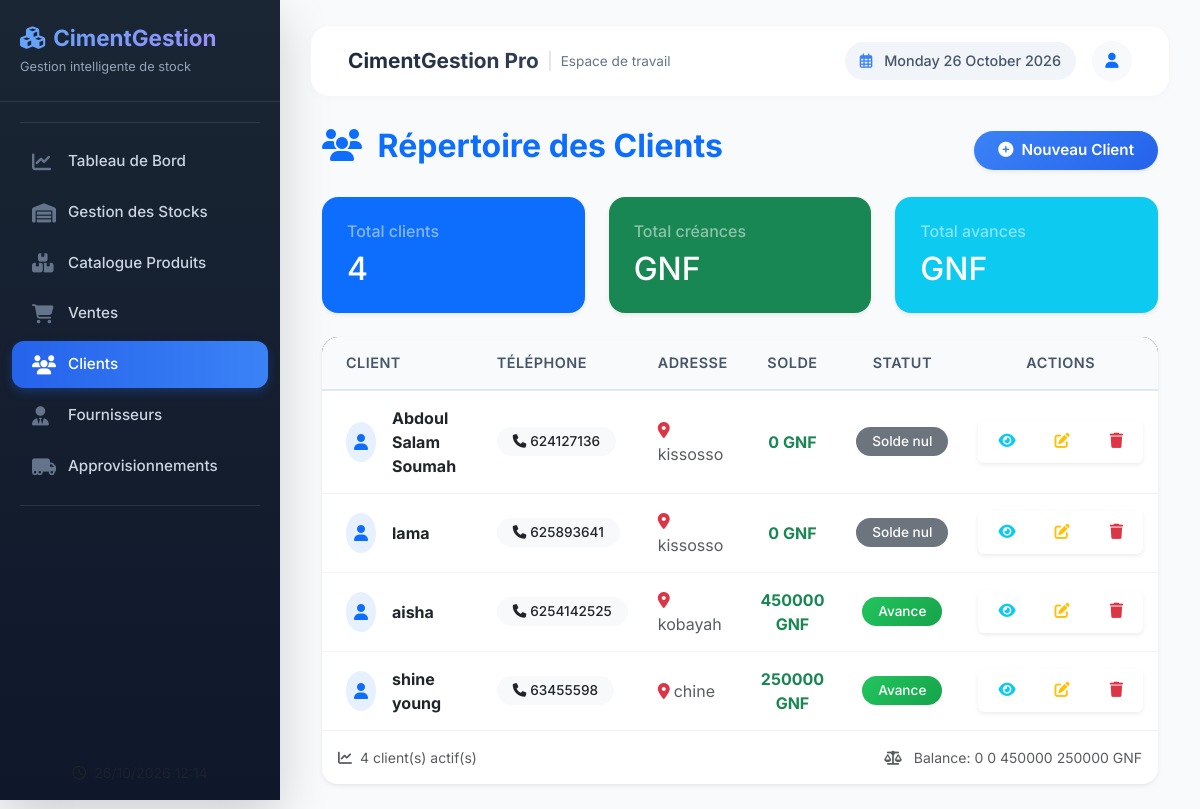
/boutique/clients/, run on the app's committed database.
### boutique/models.py (models this page shows, shortened)
class Client(models.Model):
    nom = models.CharField(max_length=100)
    telephone = models.CharField(max_length=20, blank=True)
    adresse = models.TextField(blank=True)
    solde = models.BigIntegerField(default=0)
    date_creation = models.DateTimeField(auto_now_add=True)
    @property
    def solde_positif(self):
        return abs(self.solde)

### boutique/views.py (the view, shortened to what this page needs)
# urls.py: path('clients/', views.liste_clients, name='liste_clients'),
def liste_clients(request):
    clients = Client.objects.all().order_by('-date_creation')
    return render(request, 'boutique/clients.html', {'clients': clients})

### boutique/templates/boutique/clients.html (shortened to what this page needs)
{% extends 'boutique/base.html' %}
{% block content %}
<div class="container mt-4">
    <div class="d-flex justify-content-between align-items-center mb-4">
        <h2 class="fw-bold text-primary">
            <i class="fas fa-users me-2"></i> Répertoire des Clients
        </h2>
        <button type="button" class="btn btn-primary shadow-sm rounded-pill px-4 py-2" data-bs-toggle="modal" data-bs-target="#addClientModal">
            <i class="fas fa-plus-circle me-2"></i>Nouveau Client
        </button>
    </div>
    <div class="row mb-4">
        <div class="col-md-4">
            <div class="card bg-primary text-white border-0 rounded-4 shadow-sm">
                <div class="card-body">
                    <h6 class="text-white-50">Total clients</h6>
                    <h2 class="mb-0">{{ clients|length }}</h2>
                </div>
            </div>
        </div>
        <div class="col-md-4">
            <div class="card bg-success text-white border-0 rounded-4 shadow-sm">
                <div class="card-body">
                    <h6 class="text-white-50">Total créances</h6>
                    <h2 class="mb-0">
                         GNF
                    </h2>
                </div>
            </div>
        </div>
        <div class="col-md-4">
            <div class="card bg-info text-white border-0 rounded-4 shadow-sm">
                <div class="card-body">
                    <h6 class="text-white-50">Total avances</h6>
                    <h2 class="mb-0">
                         GNF
                    </h2>
                </div>
            </div>
        </div>
    </div>
    <div class="card border-0 shadow-sm rounded-4 overflow-hidden">
        <div class="card-body p-0">
            <div class="table-responsive">
                <table class="table table-hover align-middle mb-0">
                    <thead class="bg-dark text-white">
                        <tr>
                            <th class="ps-4">Client</th>
                            <th>Téléphone</th>
                            <th>Adresse</th>
                            <th class="text-center">Solde</th>
                            <th class="text-center">Statut</th>
                            <th class="text-center">Actions</th>
                        </tr>
                    </thead>
                    <tbody>
                        {% for c in clients %}
                        <tr>
                            <td class="ps-4">
                                <a href="{% url 'details_client' c.id %}" class="text-decoration-none">
                                    <div class="d-flex align-items-center">
                                        <div class="bg-primary bg-opacity-10 rounded-circle p-2 me-3">
                                            <i class="fas fa-user text-primary"></i>
                                        </div>
                                        <span class="fw-bold text-dark">{{ c.nom }}</span>
                                    </div>
                                </a>
                            </td>
                            <td>
                                {% if c.telephone %}
                                    <span class="badge bg-light text-dark rounded-pill px-3 py-2">
                                        <i class="fas fa-phone me-1"></i>{{ c.telephone }}
                                    </span>
                                {% else %}
                                    <span class="text-muted">-</span>
                                {% endif %}
                            </td>
                            <td>
                                {% if c.adresse %}
                                    <span class="text-muted">
                                        <i class="fas fa-map-marker-alt me-1 text-danger"></i>{{ c.adresse }}
                                    </span>
                                {% else %}
                                    <span class="text-muted">-</span>
                                {% endif %}
                            </td>
                            <td class="text-center fw-bold {% if c.solde < 0 %}text-danger{% else %}text-success{% endif %}">
                                {{ c.solde_positif }} GNF
                            </td>
                            <td class="text-center">
                                {% if c.solde < 0 %}
                                    <span class="badge bg-danger rounded-pill px-3 py-2">Dette</span>
                                {% elif c.solde > 0 %}
                                    <span class="badge bg-success rounded-pill px-3 py-2">Avance</span>
                                {% else %}
                                    <span class="badge bg-secondary rounded-pill px-3 py-2">Solde nul</span>
                                {% endif %}
                            </td>
                            <td class="text-center">
                                <div class="btn-group shadow-sm">
                                    <a href="{% url 'details_client' c.id %}" class="btn btn-sm btn-outline-info" title="Voir détails">
                                        <i class="fas fa-eye"></i>
                                    </a>
                                    <button class="btn btn-sm btn-outline-warning"
                                            onclick="ouvrirModifierClient('{{ c.id }}', '{{ c.nom }}', '{{ c.telephone }}', '{{ c.adresse }}')"
                                            title="Modifier">
                                        <i class="fas fa-edit"></i>
                                    </button>
                                    <form action="{% url 'supprimer_client' c.id %}" method="POST" style="display:inline;"
                                          onsubmit="return confirm('⚠️ Supprimer ce client ? Toutes ses commandes et paiements seront également supprimés.');">
                                        <button type="submit" class="btn btn-sm btn-outline-danger" title="Supprimer">
                                            <i class="fas fa-trash"></i>
                                        </button>
                                    </form>
                                </div>
                            </td>
                        </tr>
                        {% endfor %}
                    </tbody>
                </table>
            </div>
        </div>
        {% if clients %}
        <div class="card-footer bg-white border-0 py-3 text-muted small">
            <div class="d-flex justify-content-between align-items-center">
                <span><i class="fas fa-chart-line me-2"></i>{{ clients|length }} client(s) actif(s)</span>
                <span>
                    <i class="fas fa-balance-scale me-2"></i>
                    Balance:
                    {% with total=0 %}
                        {% for c in clients %}
                            {{ total|add:c.solde }}
                        {% endfor %}
                    {% endwith %} GNF
                </span>
            </div>
        </div>
        {% endif %}
    </div>
</div>
{% endblock %}

### boutique/templates/boutique/base.html (style rules this page uses)
* { font-family: 'Inter', sans-serif; margin: 0; padding: 0; box-sizing: border-box; }
body { background-color: #f8fafc; overflow-x: hidden; }
.card { border: none; border-radius: 20px; background: white; box-shadow: 0 4px 20px rgba(0, 0, 0, 0.02); transition: all 0.3s ease; border: 1px solid rgba(0, 0, 0, 0.03); }
.card-body { padding: 25px; }
.btn { border-radius: 12px; padding: 10px 20px; font-weight: 600; font-size: 0.95rem; transition: all 0.3s ease; border: none; }
.btn-primary { background: linear-gradient(135deg, #3b82f6 0%, #2563eb 100%); color: white; box-shadow: 0 4px 10px rgba(37, 99, 235, 0.2); }
.table { margin-bottom: 0; }
.table thead th { background: #f8fafc; color: #475569; font-weight: 600; font-size: 0.9rem; text-transform: uppercase; letter-spacing: 0.5px; border-bottom: 2px solid #e2e8f0; padding: 15px; }
.table tbody td { padding: 15px; vertical-align: middle; color: #334155; border-bottom: 1px solid #f1f5f9; }
.badge { padding: 6px 12px; border-radius: 30px; font-weight: 500; font-size: 0.85rem; }
.badge.bg-success { background: linear-gradient(135deg, #22c55e 0%, #16a34a 100%) !important; }

### boutique/templates/boutique/clients.html (style rules this page uses)
.bg-opacity-10 { background-color: rgba(13, 110, 253, 0.1); }
.btn-group .btn { border-radius: 0; }
.btn-group .btn:first-child { border-top-left-radius: 20px; border-bottom-left-radius: 20px; }
.btn-group .btn:last-child { border-top-right-radius: 20px; border-bottom-right-radius: 20px; }
.text-white-50 { color: rgba(255,255,255,0.8); }

### data on the page
Client: nom "Abdoul Salam Soumah", telephone "624127136", adresse "kissosso", solde_positif "0", shows "Solde nul", solde "0"
Client: nom "lama", telephone "625893641", adresse "kissosso", solde_positif "0", shows "Solde nul", solde "0"
Client: nom "aisha", telephone "6254142525", adresse "kobayah", solde_positif "450000", shows "Avance", solde "450000"
Client: nom "shine young", telephone "63455598", adresse "chine", solde_positif "250000", shows "Avance", solde "250000"

### other printed values
{{ clients|length }} "4"
